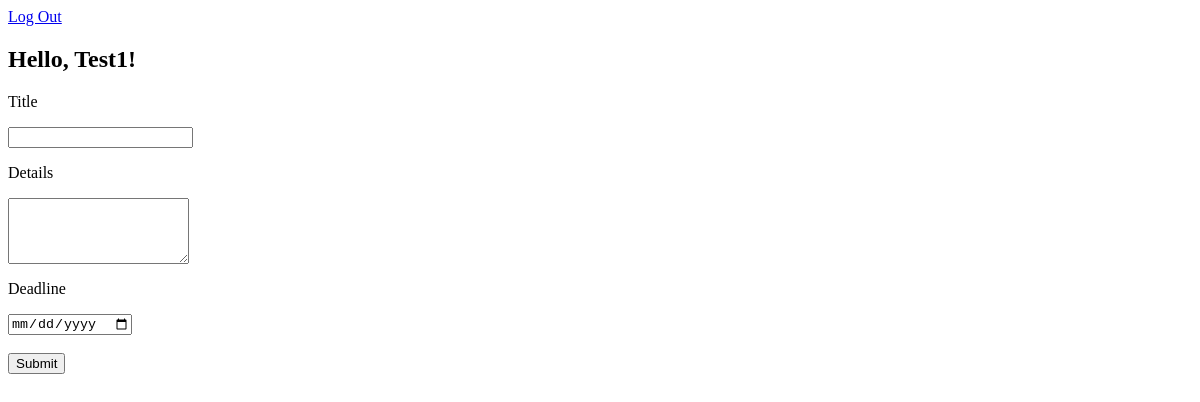
The page /users/test1 (signed in) on the database as committed earlier.
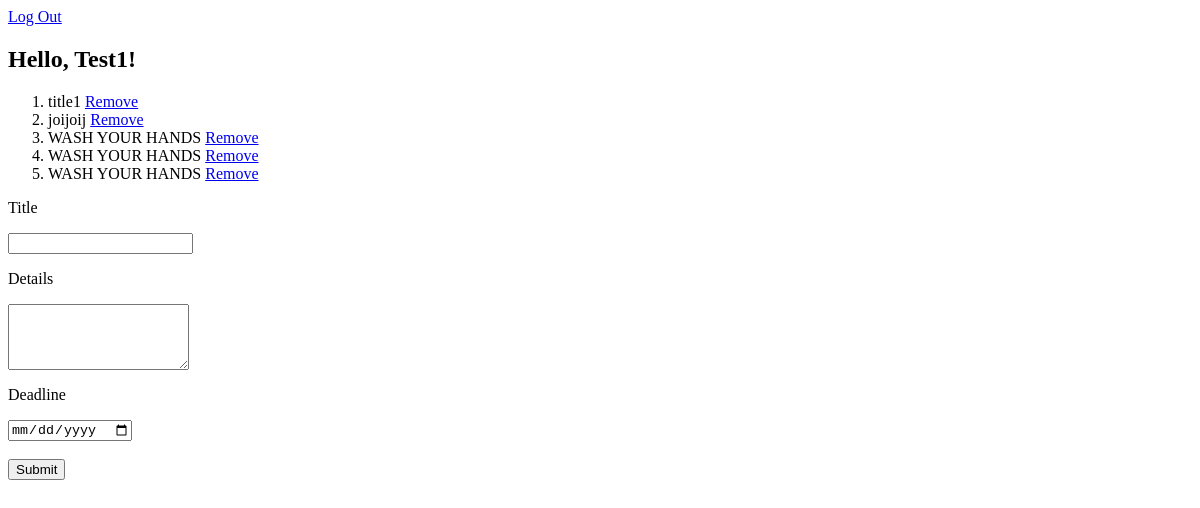
The same page on the database as committed later.
### models.py (models this page shows, shortened)
class User(Base):
    __tablename__ = 'users'
    id = Column(Integer, primary_key=True)
    name = Column(String(20), unique=True, nullable=False)
    password = Column(String(50), nullable=False)
    email = Column(String(30), unique=True, nullable=False)
    registered_on = Column(Date, default=datetime.date.today())
    tasks = relationship('Task')

class Task(Base):
    __tablename__ = 'tasks'
    id = Column(Integer, primary_key=True)
    user_id = Column(Integer, ForeignKey('users.id'), nullable=False)
    title = Column(String(20), nullable=False)
    description = Column(Text)
    created_on = Column(Date, default=datetime.date.today())
    deadline = Column(Date)
    status = Column(Boolean, default=0)
    author = relationship('User')

### app.py (the view)
@app.route('/users/<name>', methods=['GET', 'POST'])
def user_page(name):
    if request.method == 'POST':
        title = request.form['title']
        details = request.form['details']
        deadline_date = request.form['deadline_date']
        print(deadline_date)
        add_task(session['username'], title, details, deadline_date)
    user_tasks = get_user_tasks(name)
    return render_template('user.html', username=name, tasks=user_tasks)

### models.py (called while the page is built)
def get_user_tasks(name):
    engine = create_engine('sqlite:///app.db', echo=True)
    db_session = Session(bind=engine)
    db_user = db_session.query(User).filter_by(name=name).first()
    user_tasks = db_user.tasks
    db_session.close()
    return user_tasks

### templates/user.html
{% if username != session['username'] %}
<p>Sorry, seems like something goes wrong. Return to Sign In</p>
<a href={{ url_for('index') }}>To Sign In</a>
{% else %}
<a href={{ url_for('logout') }}>Log Out</a>
<h2>Hello, {{ username|title }}!</h2>
<ol>
{% for task in tasks %}
    <li>{{ task.title }} <a href={{ "/remove/task_" + loop.index|string }}>Remove</a> </li>
{% endfor %}
</ol>
<form method="POST">
    <p>Title</p>
    <input
        type="text"
        name="title"
        minlength="3"
        maxlength="20"
        required
    >
    <p>Details</p>
    <textarea rows="4" name="details"></textarea>
    <p>Deadline</p>
    <input
        type="date"
        name="deadline_date"
    >
    <br>
    <br>
    <input type="submit">
</form>
{% endif %}

Rows that differ between the two databases and show on the page:
added Task: title "title1"
added Task: title "joijoij"
added Task: title "WASH YOUR HANDS"
added Task: title "WASH YOUR HANDS"
added Task: title "WASH YOUR HANDS"
